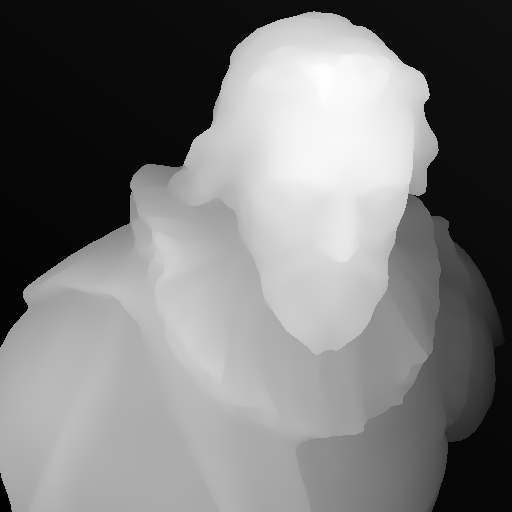
#> input picture depth/04_04.png, 512 x 512 px, found by its file name
$ python FPMatching.py
#> lines starting #> are read from the running program, lines starting #| are printed output that depends on the picture; long printed decimals are rounded
import cv2
import numpy as np
import matplotlib.pyplot as plt
import pandas as pd
import os
from copy import deepcopy

# https: // code-graffiti.com/opencv-feature-matching-in-python/
# https://python-debut.blogspot.com/2020/02/csv.html
df = pd.DataFrame(columns=['x_query', 'y_query',
                           'x_train', 'y_train', 'Distance', 'img_index'])
df1 = pd.DataFrame(columns=['x_query', 'y_query',
                            'x_train', 'y_train', 'Distance', 'img_index'])

df2 = pd.DataFrame(columns=['x_query', 'y_query',
                            'x_train', 'y_train', 'Distance', 'img_index'])
df_knn = [df1, df2]


def display(img, cmap='gray'):
    fig = plt.figure(figsize=(12, 10))
    ax = fig.add_subplot(111)
    ax.imshow(img, cmap='gray')
    plt.show()

# 総当りで特徴点を抽出する


def orbMatching(hacker, items):
    orb = cv2.ORB_create()
    kp1, des1 = orb.detectAndCompute(hacker, None)
    kp2, des2 = orb.detectAndCompute(items, None)

    bf = cv2.BFMatcher(cv2.NORM_HAMMING, crossCheck=True)
    matches = bf.match(des1, des2)
    matches = sorted(matches, key=lambda x: x.distance)

    hacker_matches = cv2.drawMatches(
        hacker, kp1, items, kp2, matches[:25], None, flags=2)  # ラムダ距離が近い最大25個を記述
    saveCsv(matches, kp1, kp2, "orb")
    display(hacker_matches)

# sift scale invariant feature transform 回転、スケール変化に不変、照明変化などに頑健
# キーポイントを検出および特徴量の記述を行う


def siftMathcing(hacker, items):
    # conda のOpencvじゃないと動かない
    sift = cv2.xfeatures2d.SIFT_create()
    kp1, des1 = sift.detectAndCompute(hacker, None)
    kp2, des2 = sift.detectAndCompute(items, None)

    bf = cv2.BFMatcher()
    matches = bf.knnMatch(des1, des2, k=2)

    good = []
    for match1, match2 in matches:
        if match1.distance < 0.75 * match2.distance:
            # この0.75というのが厳しさ
            good.append([match1])

    sift_matches = cv2.drawMatchesKnn(
        hacker, kp1, items, kp2, good, None, flags=2)
    saveCsv(matches, kp1, kp2, "shift")

    display(sift_matches)


def flannMatching(hacker, items):
    sift = cv2.xfeatures2d.SIFT_create()
    kp1, des1 = sift.detectAndCompute(hacker, None)
    kp2, des2 = sift.detectAndCompute(items, None)

    FLANN_INDEX_KDTREE = 0
    index_params = dict(algorithm=FLANN_INDEX_KDTREE, trees=5)
    search_params = dict(checks=50)
    flann = cv2.FlannBasedMatcher(index_params, search_params)
    matches = flann.knnMatch(des1, des2, k=2)
    good = []

    #saveMatches = deepcopy(matches)
    saveMatches = []

    for i, (match1, match2) in enumerate(matches):
        if match1.distance < 0.7*match2.distance:
            good.append([match1])
            #saveMatches[i].remove([match1, match2])
            # saveMatches.pop(i)
            saveMatches.append([match1, match2])

        else:
            pass
            # saveMatches.pop(i)
            #saveMatches[i].remove((match1, match2))

    #saveCsv(matches, kp1, kp2, "flann")
    saveCsv(saveMatches, kp1, kp2, "flann")

    flann_matches = cv2.drawMatchesKnn(
        hacker, kp1, items, kp2, good, None, flags=0)
    display(flann_matches)


def saveCsv(matches, kp_train, kp_query, method):
    print(kp_train[matches[0][0].queryIdx].pt[0])
    # もともとはmatches[0].queryIdxとかでIdxが出た
    # 今回はmatches[0][0].queryIdxとかで出る
    # このmathesのあとの数というのはなんだうな
    print(len(matches))
    print(len(matches[0]))
    if method == "orb":
        for i in range(len(matches)):
            df.loc["Matches"+str(i)] = [kp_train[matches[i].queryIdx].pt[0], kp_train[matches[i].queryIdx].pt[1],
                                        kp_query[matches[i].trainIdx].pt[0], kp_query[matches[i].trainIdx].pt[1], matches[i].distance, matches[i].imgIdx]

        df.to_csv(method+"_"+"1"+"_"+"2"+".csv")

    else:
        for i in range(len(matches)):
            for k in range(len(matches[i])):
                df_knn[k].loc["Matches"+str(i)] = [kp_train[matches[i][k].queryIdx].pt[0], kp_train[matches[i][k].queryIdx].pt[1],
                                                   kp_query[matches[i][k].trainIdx].pt[0], kp_query[matches[i][k].trainIdx].pt[1], matches[i][k].distance, matches[i][k].imgIdx]

        df_knn[0].to_csv(method + "_" + "1" + "_" + "2_knn[0]" + ".csv")
        # これは上から2番めの距離のやつ、同じ列のknn[0]と比較しても、必ず値が大きい
        df_knn[1].to_csv(method + "_" + "1" + "_" + "2_knn[1]" + ".csv")
        # 特徴量の大きな点を出します→その点から距離が近い上から2つを探します


def main():
    hacker = cv2.imread("../image/04_04.png", 0)
#> hacker is the input picture: shape (512, 512); min 0, max 255, mean 121
    items = cv2.imread("../image/08_08.png", 0)
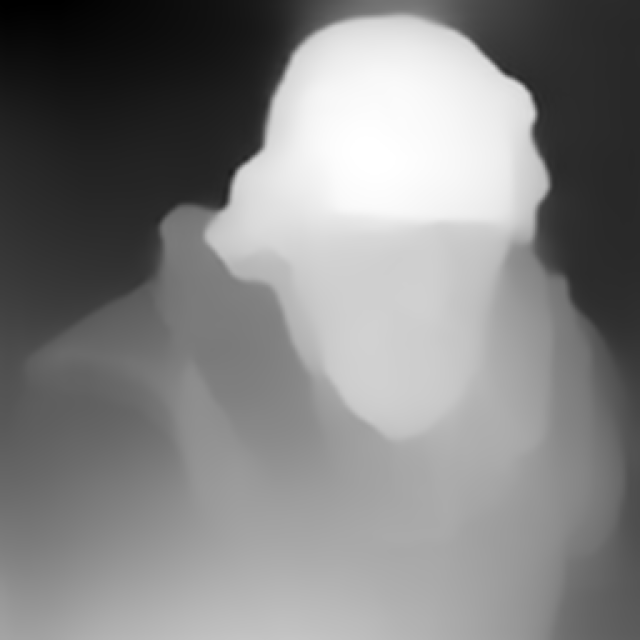
#> input picture depth/08_08.png, 640 x 640 px, found by its file name
#> items is the input picture: shape (640, 640); min 0, max 255, mean 130.4
    # orbMatching(hacker=hacker, items=items)
    # siftMathcing(hacker=hacker, items=items)
    flannMatching(hacker=hacker, items=items)
#> in flannMatching, `kp1, des1 = sift.detectAndCompute(hacker, None)`: kp1 = 45 keypoints; strongest (x, y, size): (414, 85, 20.4), (433, 112, 15.5), (204, 121, 13.2), (175, 156, 17.8)
#> in flannMatching, `kp2, des2 = sift.detectAndCompute(items, None)`: kp2 = 13 keypoints; strongest (x, y, size): (388, 159, 172.9), (511, 106, 34.3), (216, 195, 21.8), (241, 132, 38.9)
#> in flannMatching, `matches = flann.knnMatch(des1, des2, k=2)`: matches = 45 matches
#> the loop in flannMatching, `for i, (match1, match2) in enumerate(matches):` made 45 passes
#> after the loop in flannMatching, `for i, (match1, match2) in enumerate(matches):`: good = 5 matches
#| 174.652
#| 5
#| 2
#> the loop in saveCsv, `for i in range(len(matches)):` made 5 passes
#> in flannMatching, `flann_matches = cv2.drawMatchesKnn( hacker, kp1, items, kp2, good, Non..`:
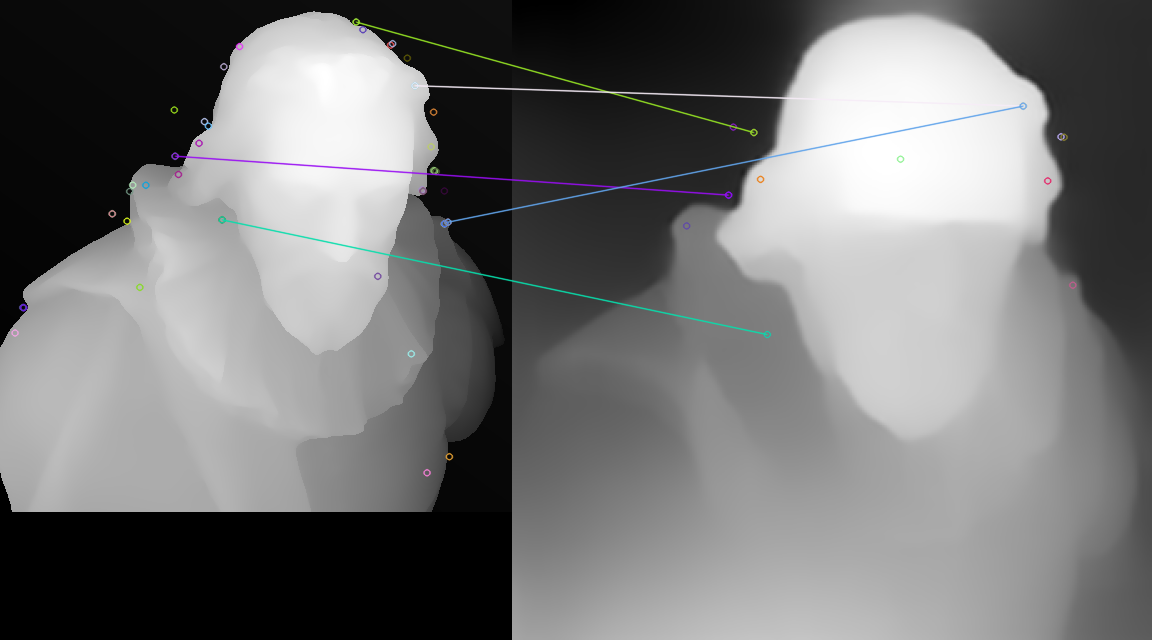
#> flann_matches: shape (640, 1152, 3); mean of channels 0, 1, 2 116, 115.9, 115.7; drawn as B, G, R


main()
